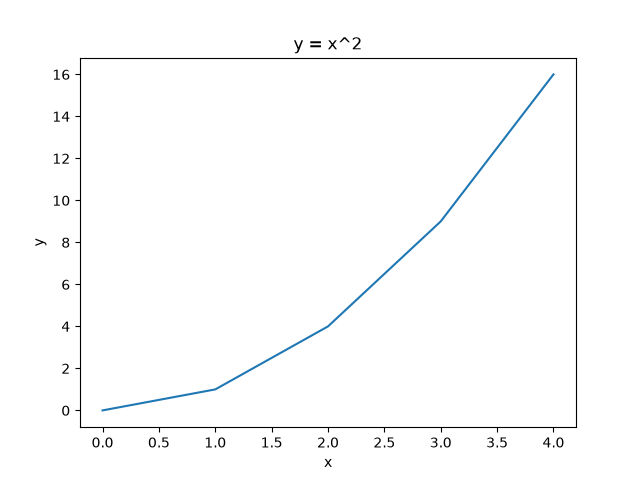

Source code (Python):
import numpy as np
import cv2
import matplotlib
import matplotlib.pyplot as plt

print(f"NumPy version: {np.__version__}")
print(f"Matplotlib version: {matplotlib.__version__}")
print(f"OpenCV version: {cv2.__version__}")

x = np.array([0, 1, 2, 3, 4])
y = x ** 2

plt.plot(x, y)
plt.xlabel("x")
plt.ylabel("y")
plt.title("y = x^2")
plt.savefig("setup_check.png")
plt.show()
